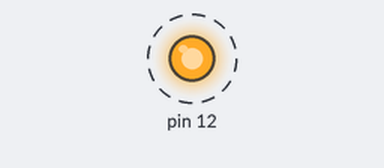
Simulated run of this sketch. Board: Arduino Uno, built with avr-gcc and run on an emulated ATmega328P. On the bench: output pins drawn as LEDs (lit = HIGH). Dashed ring = blinking.

Above: at 0.5 s.
Timing chart, 0 to 3.0 s (numbered marks = the images above):
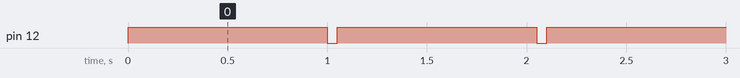

Measured:
- by itself, pin 12: alternates HIGH for 1.0 s and LOW for 0.05 s

The sketch:

simpleTriggerTest.ino
```cpp
void setup() {
  // put your setup code here, to run once:
  pinMode(12, OUTPUT);
  Serial.begin(9600);
}

void loop() {
  // put your main code here, to run repeatedly:
  digitalWrite(12, HIGH);
  delay(1000);

  digitalWrite(12, LOW);
  delay(50);

//  Serial.println(digitalRead(4));
//  delay(10);

}
```
